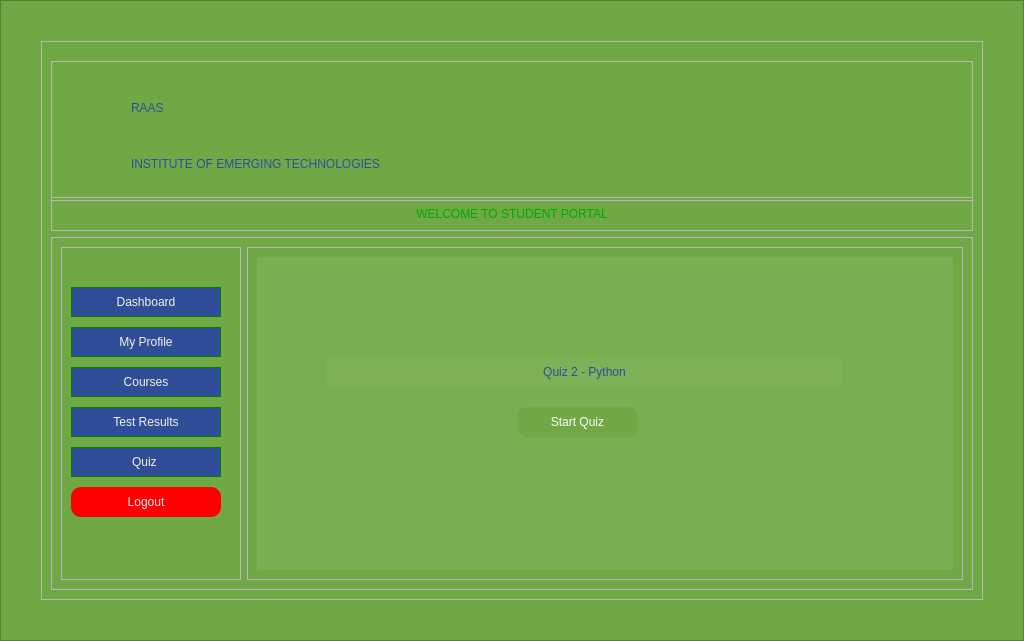
<?xml version="1.0" encoding="UTF-8"?>
<ui version="4.0">
 <class>StudentPortal</class>
 <widget class="QMainWindow" name="StudentPortal">
  <property name="geometry">
   <rect>
    <x>0</x>
    <y>0</y>
    <width>1024</width>
    <height>641</height>
   </rect>
  </property>
  <property name="windowTitle">
   <string>MainWindow</string>
  </property>
  <property name="windowIcon">
   <iconset resource="../Admin/icon.qrc">
    <normaloff>:/icons/icons/backgrounds/hands.png</normaloff>:/icons/icons/backgrounds/hands.png</iconset>
  </property>
  <property name="styleSheet">
   <string notr="true">QFrame#login_form{
background-color: rgb(48, 78, 151);
border-radius:40px;
margin: 60px;
}
QFrame#border_frame
{
background-color:#6fa844 ;
}
QFrame#main_frame{
background-image: url(:/icons/Background2.jpg);

background-position:center;
background-repeat:no-repeat;
}
</string>
  </property>
  <widget class="QWidget" name="centralwidget">
   <layout class="QHBoxLayout" name="horizontalLayout_4">
    <property name="leftMargin">
     <number>0</number>
    </property>
    <property name="topMargin">
     <number>0</number>
    </property>
    <property name="rightMargin">
     <number>0</number>
    </property>
    <property name="bottomMargin">
     <number>0</number>
    </property>
    <item>
     <widget class="QFrame" name="border_frame">
      <property name="sizePolicy">
       <sizepolicy hsizetype="Expanding" vsizetype="Expanding">
        <horstretch>0</horstretch>
        <verstretch>0</verstretch>
       </sizepolicy>
      </property>
      <property name="styleSheet">
       <string notr="true"/>
      </property>
      <property name="frameShape">
       <enum>QFrame::StyledPanel</enum>
      </property>
      <property name="frameShadow">
       <enum>QFrame::Raised</enum>
      </property>
      <layout class="QGridLayout" name="gridLayout_6">
       <property name="leftMargin">
        <number>40</number>
       </property>
       <property name="topMargin">
        <number>40</number>
       </property>
       <property name="rightMargin">
        <number>40</number>
       </property>
       <property name="bottomMargin">
        <number>40</number>
       </property>
       <item row="0" column="0">
        <widget class="QFrame" name="main_frame">
         <property name="sizePolicy">
          <sizepolicy hsizetype="Expanding" vsizetype="Expanding">
           <horstretch>0</horstretch>
           <verstretch>0</verstretch>
          </sizepolicy>
         </property>
         <property name="maximumSize">
          <size>
           <width>16777215</width>
           <height>16777215</height>
          </size>
         </property>
         <property name="styleSheet">
          <string notr="true"/>
         </property>
         <property name="frameShape">
          <enum>QFrame::StyledPanel</enum>
         </property>
         <property name="frameShadow">
          <enum>QFrame::Raised</enum>
         </property>
         <layout class="QVBoxLayout" name="verticalLayout_3">
          <item>
           <widget class="QFrame" name="header_frame">
            <property name="sizePolicy">
             <sizepolicy hsizetype="Preferred" vsizetype="Fixed">
              <horstretch>0</horstretch>
              <verstretch>0</verstretch>
             </sizepolicy>
            </property>
            <property name="minimumSize">
             <size>
              <width>0</width>
              <height>140</height>
             </size>
            </property>
            <property name="maximumSize">
             <size>
              <width>16777215</width>
              <height>120</height>
             </size>
            </property>
            <property name="styleSheet">
             <string notr="true"/>
            </property>
            <property name="frameShape">
             <enum>QFrame::StyledPanel</enum>
            </property>
            <property name="frameShadow">
             <enum>QFrame::Raised</enum>
            </property>
            <layout class="QHBoxLayout" name="horizontalLayout_3">
             <item>
              <layout class="QGridLayout" name="gridLayout_3">
               <property name="spacing">
                <number>0</number>
               </property>
               <item row="0" column="0" rowspan="2">
                <widget class="QLabel" name="hunar_logo">
                 <property name="minimumSize">
                  <size>
                   <width>70</width>
                   <height>100</height>
                  </size>
                 </property>
                 <property name="maximumSize">
                  <size>
                   <width>70</width>
                   <height>100</height>
                  </size>
                 </property>
                 <property name="styleSheet">
                  <string notr="true">
background-image: url(:/icons/icons/backgrounds/Asset 7-100.jpg);
background-repeat: no-repeat; 
 background-position: right;
margin:5px;
</string>
                 </property>
                 <property name="text">
                  <string/>
                 </property>
                 <property name="alignment">
                  <set>Qt::AlignBottom|Qt::AlignRight|Qt::AlignTrailing</set>
                 </property>
                </widget>
               </item>
               <item row="0" column="1">
                <widget class="QLabel" name="RAAS_label">
                 <property name="sizePolicy">
                  <sizepolicy hsizetype="Expanding" vsizetype="Fixed">
                   <horstretch>0</horstretch>
                   <verstretch>0</verstretch>
                  </sizepolicy>
                 </property>
                 <property name="minimumSize">
                  <size>
                   <width>120</width>
                   <height>0</height>
                  </size>
                 </property>
                 <property name="styleSheet">
                  <string notr="true">color: rgb(48, 78, 151);
font: 63 32pt &quot;Bahnschrift SemiBold&quot;;</string>
                 </property>
                 <property name="text">
                  <string>RAAS</string>
                 </property>
                </widget>
               </item>
               <item row="1" column="1">
                <widget class="QLabel" name="ET_label">
                 <property name="sizePolicy">
                  <sizepolicy hsizetype="Expanding" vsizetype="Fixed">
                   <horstretch>0</horstretch>
                   <verstretch>0</verstretch>
                  </sizepolicy>
                 </property>
                 <property name="minimumSize">
                  <size>
                   <width>541</width>
                   <height>0</height>
                  </size>
                 </property>
                 <property name="styleSheet">
                  <string notr="true">color: rgb(48, 78, 151);
font: 25 22pt &quot;Bahnschrift Light&quot;;</string>
                 </property>
                 <property name="text">
                  <string>INSTITUTE OF EMERGING TECHNOLOGIES</string>
                 </property>
                 <property name="wordWrap">
                  <bool>true</bool>
                 </property>
                </widget>
               </item>
              </layout>
             </item>
            </layout>
           </widget>
          </item>
          <item>
           <widget class="QFrame" name="student_portal_label_frame">
            <property name="sizePolicy">
             <sizepolicy hsizetype="Expanding" vsizetype="Fixed">
              <horstretch>0</horstretch>
              <verstretch>0</verstretch>
             </sizepolicy>
            </property>
            <property name="maximumSize">
             <size>
              <width>16777215</width>
              <height>45</height>
             </size>
            </property>
            <property name="frameShape">
             <enum>QFrame::StyledPanel</enum>
            </property>
            <property name="frameShadow">
             <enum>QFrame::Raised</enum>
            </property>
            <layout class="QGridLayout" name="gridLayout_2">
             <item row="0" column="0">
              <widget class="QLabel" name="welcome_label">
               <property name="sizePolicy">
                <sizepolicy hsizetype="Expanding" vsizetype="Fixed">
                 <horstretch>0</horstretch>
                 <verstretch>0</verstretch>
                </sizepolicy>
               </property>
               <property name="minimumSize">
                <size>
                 <width>900</width>
                 <height>0</height>
                </size>
               </property>
               <property name="styleSheet">
                <string notr="true">color: rgb(48, 78, 151);
font:20pt &quot;Bahnschrift Light&quot;;
color: qlineargradient(spread:pad, x1:0, y1:0, x2:0, y2:1, stop:0.0340909 rgba(0, 0, 255, 255), stop:0.204545 rgba(255, 255, 255, 255), stop:0.318182 rgba(0, 170, 0, 255), stop:0.522727 rgba(255, 255, 255, 255), stop:0.727273 rgba(0, 0, 255, 255), stop:0.926136 rgba(0, 170, 0, 255));
</string>
               </property>
               <property name="text">
                <string>WELCOME TO STUDENT PORTAL</string>
               </property>
               <property name="alignment">
                <set>Qt::AlignCenter</set>
               </property>
               <property name="wordWrap">
                <bool>true</bool>
               </property>
              </widget>
             </item>
            </layout>
           </widget>
          </item>
          <item>
           <widget class="QFrame" name="main_body">
            <property name="sizePolicy">
             <sizepolicy hsizetype="Expanding" vsizetype="Expanding">
              <horstretch>0</horstretch>
              <verstretch>0</verstretch>
             </sizepolicy>
            </property>
            <property name="minimumSize">
             <size>
              <width>0</width>
              <height>0</height>
             </size>
            </property>
            <property name="frameShape">
             <enum>QFrame::StyledPanel</enum>
            </property>
            <property name="frameShadow">
             <enum>QFrame::Raised</enum>
            </property>
            <layout class="QHBoxLayout" name="horizontalLayout">
             <item>
              <widget class="QFrame" name="side_menu_frame">
               <property name="sizePolicy">
                <sizepolicy hsizetype="Fixed" vsizetype="Expanding">
                 <horstretch>0</horstretch>
                 <verstretch>0</verstretch>
                </sizepolicy>
               </property>
               <property name="minimumSize">
                <size>
                 <width>180</width>
                 <height>0</height>
                </size>
               </property>
               <property name="maximumSize">
                <size>
                 <width>180</width>
                 <height>16777215</height>
                </size>
               </property>
               <property name="frameShape">
                <enum>QFrame::StyledPanel</enum>
               </property>
               <property name="frameShadow">
                <enum>QFrame::Raised</enum>
               </property>
               <widget class="QPushButton" name="dashboard_btn">
                <property name="geometry">
                 <rect>
                  <x>10</x>
                  <y>40</y>
                  <width>150</width>
                  <height>30</height>
                 </rect>
                </property>
                <property name="minimumSize">
                 <size>
                  <width>0</width>
                  <height>30</height>
                 </size>
                </property>
                <property name="maximumSize">
                 <size>
                  <width>150</width>
                  <height>100</height>
                 </size>
                </property>
                <property name="styleSheet">
                 <string notr="true">background-image: url(:/icons/icons/white/home.svg);
background-repeat:no-repeat;
background-position:left;


font: 12pt &quot;Bahnschrift SemiBold&quot;;
border: 1px solid green;
background-color:  rgb(48, 78, 151);
color: rgb(241, 241, 241);
</string>
                </property>
                <property name="text">
                 <string>Dashboard</string>
                </property>
               </widget>
               <widget class="QPushButton" name="my_profile_btn">
                <property name="geometry">
                 <rect>
                  <x>10</x>
                  <y>80</y>
                  <width>150</width>
                  <height>30</height>
                 </rect>
                </property>
                <property name="minimumSize">
                 <size>
                  <width>0</width>
                  <height>30</height>
                 </size>
                </property>
                <property name="maximumSize">
                 <size>
                  <width>150</width>
                  <height>100</height>
                 </size>
                </property>
                <property name="styleSheet">
                 <string notr="true">background-repeat:no-repeat;
background-position:left;
background-image: url(:/icons/icons/white/user.svg);


font: 12pt &quot;Bahnschrift SemiBold&quot;;
border: 1px solid green;
background-color:  rgb(48, 78, 151);
color: rgb(241, 241, 241);
</string>
                </property>
                <property name="text">
                 <string>My Profile</string>
                </property>
               </widget>
               <widget class="QPushButton" name="courses_btn">
                <property name="geometry">
                 <rect>
                  <x>10</x>
                  <y>120</y>
                  <width>150</width>
                  <height>30</height>
                 </rect>
                </property>
                <property name="minimumSize">
                 <size>
                  <width>0</width>
                  <height>30</height>
                 </size>
                </property>
                <property name="maximumSize">
                 <size>
                  <width>150</width>
                  <height>100</height>
                 </size>
                </property>
                <property name="styleSheet">
                 <string notr="true">background-repeat:no-repeat;
background-position:left;
background-image: url(:/icons/icons/white/book.svg);


font: 12pt &quot;Bahnschrift SemiBold&quot;;
border: 1px solid green;
background-color:  rgb(48, 78, 151);
color: rgb(241, 241, 241);
</string>
                </property>
                <property name="text">
                 <string>Courses</string>
                </property>
               </widget>
               <widget class="QPushButton" name="test_results_btn">
                <property name="geometry">
                 <rect>
                  <x>10</x>
                  <y>160</y>
                  <width>150</width>
                  <height>30</height>
                 </rect>
                </property>
                <property name="minimumSize">
                 <size>
                  <width>0</width>
                  <height>30</height>
                 </size>
                </property>
                <property name="maximumSize">
                 <size>
                  <width>150</width>
                  <height>100</height>
                 </size>
                </property>
                <property name="styleSheet">
                 <string notr="true">background-repeat:no-repeat;
background-position:left;
background-image: url(:/icons/icons/white/book-open.svg);


font: 12pt &quot;Bahnschrift SemiBold&quot;;
border: 1px solid green;
background-color:  rgb(48, 78, 151);
color: rgb(241, 241, 241);
</string>
                </property>
                <property name="text">
                 <string>Test Results</string>
                </property>
               </widget>
               <widget class="QPushButton" name="logout_btn">
                <property name="geometry">
                 <rect>
                  <x>10</x>
                  <y>240</y>
                  <width>150</width>
                  <height>30</height>
                 </rect>
                </property>
                <property name="minimumSize">
                 <size>
                  <width>0</width>
                  <height>30</height>
                 </size>
                </property>
                <property name="maximumSize">
                 <size>
                  <width>150</width>
                  <height>100</height>
                 </size>
                </property>
                <property name="styleSheet">
                 <string notr="true">background-repeat:no-repeat;
background-position:left;
background-image: url(:/icons/icons/white/log-out.svg);


font: 12pt &quot;Bahnschrift SemiBold&quot;;

background-color: red;
color: rgb(241, 241, 241);
border-radius:10px;
</string>
                </property>
                <property name="text">
                 <string>Logout</string>
                </property>
               </widget>
               <widget class="QPushButton" name="Quiz_btn">
                <property name="geometry">
                 <rect>
                  <x>10</x>
                  <y>200</y>
                  <width>150</width>
                  <height>30</height>
                 </rect>
                </property>
                <property name="minimumSize">
                 <size>
                  <width>0</width>
                  <height>30</height>
                 </size>
                </property>
                <property name="maximumSize">
                 <size>
                  <width>150</width>
                  <height>100</height>
                 </size>
                </property>
                <property name="styleSheet">
                 <string notr="true">background-repeat:no-repeat;
background-position:left;
background-image: url(:/icons/icons/white/edit.svg);


font: 12pt &quot;Bahnschrift SemiBold&quot;;
border: 1px solid green;
background-color:  rgb(48, 78, 151);
color: rgb(241, 241, 241);
</string>
                </property>
                <property name="text">
                 <string>Quiz </string>
                </property>
               </widget>
              </widget>
             </item>
             <item>
              <widget class="QFrame" name="main_body_frame">
               <property name="sizePolicy">
                <sizepolicy hsizetype="Expanding" vsizetype="Expanding">
                 <horstretch>0</horstretch>
                 <verstretch>0</verstretch>
                </sizepolicy>
               </property>
               <property name="frameShape">
                <enum>QFrame::StyledPanel</enum>
               </property>
               <property name="frameShadow">
                <enum>QFrame::Raised</enum>
               </property>
               <layout class="QGridLayout" name="gridLayout_4">
                <item row="0" column="0">
                 <widget class="QStackedWidget" name="stackedWidget">
                  <property name="sizePolicy">
                   <sizepolicy hsizetype="Expanding" vsizetype="Expanding">
                    <horstretch>0</horstretch>
                    <verstretch>0</verstretch>
                   </sizepolicy>
                  </property>
                  <property name="styleSheet">
                   <string notr="true">background-color: rgba(255, 255, 255, 10);</string>
                  </property>
                  <property name="currentIndex">
                   <number>4</number>
                  </property>
                  <widget class="QWidget" name="dashboard_page">
                   <property name="styleSheet">
                    <string notr="true">background-image: url(:/icons/icons/backgrounds/RAAS_logo-removebg-preview.png);
background-position:center;
background-repeat:no-repeat;</string>
                   </property>
                  </widget>
                  <widget class="QWidget" name="my_profile_page">
                   <widget class="QWidget" name="layoutWidget">
                    <property name="geometry">
                     <rect>
                      <x>0</x>
                      <y>10</y>
                      <width>681</width>
                      <height>281</height>
                     </rect>
                    </property>
                    <layout class="QGridLayout" name="std_info_gridLayout">
                     <item row="0" column="0" colspan="2">
                      <widget class="QLabel" name="personal_info_heading_label">
                       <property name="sizePolicy">
                        <sizepolicy hsizetype="Fixed" vsizetype="Fixed">
                         <horstretch>0</horstretch>
                         <verstretch>0</verstretch>
                        </sizepolicy>
                       </property>
                       <property name="minimumSize">
                        <size>
                         <width>120</width>
                         <height>0</height>
                        </size>
                       </property>
                       <property name="styleSheet">
                        <string notr="true">color: rgb(48, 78, 151);
font: 20pt &quot;Bahnschrift SemiBold&quot;;</string>
                       </property>
                       <property name="text">
                        <string>Personal Information:</string>
                       </property>
                      </widget>
                     </item>
                     <item row="1" column="0">
                      <widget class="QLabel" name="std_no_label">
                       <property name="sizePolicy">
                        <sizepolicy hsizetype="Fixed" vsizetype="Fixed">
                         <horstretch>0</horstretch>
                         <verstretch>0</verstretch>
                        </sizepolicy>
                       </property>
                       <property name="minimumSize">
                        <size>
                         <width>0</width>
                         <height>30</height>
                        </size>
                       </property>
                       <property name="styleSheet">
                        <string notr="true">color: rgb(0, 0, 0);
font: bold 14pt &quot;Bahnschrift SemiBold&quot;;
</string>
                       </property>
                       <property name="text">
                        <string>Student No:</string>
                       </property>
                       <property name="alignment">
                        <set>Qt::AlignCenter</set>
                       </property>
                       <property name="wordWrap">
                        <bool>true</bool>
                       </property>
                      </widget>
                     </item>
                     <item row="1" column="1">
                      <widget class="QLabel" name="disp_std_ID_label">
                       <property name="sizePolicy">
                        <sizepolicy hsizetype="Preferred" vsizetype="Fixed">
                         <horstretch>0</horstretch>
                         <verstretch>0</verstretch>
                        </sizepolicy>
                       </property>
                       <property name="minimumSize">
                        <size>
                         <width>0</width>
                         <height>30</height>
                        </size>
                       </property>
                       <property name="styleSheet">
                        <string notr="true">color: rgb(74, 74, 74);
font: 14pt &quot;Bahnschrift SemiBold&quot;;
</string>
                       </property>
                       <property name="text">
                        <string>DMF101-21-001</string>
                       </property>
                       <property name="alignment">
                        <set>Qt::AlignLeading|Qt::AlignLeft|Qt::AlignVCenter</set>
                       </property>
                       <property name="wordWrap">
                        <bool>true</bool>
                       </property>
                      </widget>
                     </item>
                     <item row="2" column="0">
                      <widget class="QLabel" name="std_name_label">
                       <property name="sizePolicy">
                        <sizepolicy hsizetype="Fixed" vsizetype="Fixed">
                         <horstretch>0</horstretch>
                         <verstretch>0</verstretch>
                        </sizepolicy>
                       </property>
                       <property name="minimumSize">
                        <size>
                         <width>0</width>
                         <height>30</height>
                        </size>
                       </property>
                       <property name="styleSheet">
                        <string notr="true">color: rgb(0, 0, 0);
font: bold 14pt &quot;Bahnschrift SemiBold&quot;;
</string>
                       </property>
                       <property name="text">
                        <string>Student Name:</string>
                       </property>
                       <property name="alignment">
                        <set>Qt::AlignCenter</set>
                       </property>
                       <property name="wordWrap">
                        <bool>true</bool>
                       </property>
                      </widget>
                     </item>
                     <item row="2" column="1">
                      <widget class="QLabel" name="disp_std_name_label">
                       <property name="sizePolicy">
                        <sizepolicy hsizetype="Preferred" vsizetype="Fixed">
                         <horstretch>0</horstretch>
                         <verstretch>0</verstretch>
                        </sizepolicy>
                       </property>
                       <property name="minimumSize">
                        <size>
                         <width>0</width>
                         <height>30</height>
                        </size>
                       </property>
                       <property name="styleSheet">
                        <string notr="true">color: rgb(74, 74, 74);
font: 14pt &quot;Bahnschrift SemiBold&quot;;
</string>
                       </property>
                       <property name="text">
                        <string>Javeria Hassan</string>
                       </property>
                       <property name="alignment">
                        <set>Qt::AlignLeading|Qt::AlignLeft|Qt::AlignVCenter</set>
                       </property>
                       <property name="wordWrap">
                        <bool>true</bool>
                       </property>
                      </widget>
                     </item>
                     <item row="3" column="0">
                      <widget class="QLabel" name="email_label">
                       <property name="sizePolicy">
                        <sizepolicy hsizetype="Fixed" vsizetype="Fixed">
                         <horstretch>0</horstretch>
                         <verstretch>0</verstretch>
                        </sizepolicy>
                       </property>
                       <property name="minimumSize">
                        <size>
                         <width>0</width>
                         <height>30</height>
                        </size>
                       </property>
                       <property name="styleSheet">
                        <string notr="true">color: rgb(0, 0, 0);
font: bold 14pt &quot;Bahnschrift SemiBold&quot;;
</string>
                       </property>
                       <property name="text">
                        <string>Email:</string>
                       </property>
                       <property name="alignment">
                        <set>Qt::AlignCenter</set>
                       </property>
                       <property name="wordWrap">
                        <bool>true</bool>
                       </property>
                      </widget>
                     </item>
                     <item row="3" column="1">
                      <widget class="QLabel" name="disp_std_email_label">
                       <property name="sizePolicy">
                        <sizepolicy hsizetype="Preferred" vsizetype="Fixed">
                         <horstretch>0</horstretch>
                         <verstretch>0</verstretch>
                        </sizepolicy>
                       </property>
                       <property name="minimumSize">
                        <size>
                         <width>0</width>
                         <height>30</height>
                        </size>
                       </property>
                       <property name="styleSheet">
                        <string notr="true">color: rgb(74, 74, 74);
font: 14pt &quot;Bahnschrift SemiBold&quot;;
</string>
                       </property>
                       <property name="text">
                        <string>javeria.hassan77@gmail.com</string>
                       </property>
                       <property name="alignment">
                        <set>Qt::AlignLeading|Qt::AlignLeft|Qt::AlignVCenter</set>
                       </property>
                       <property name="wordWrap">
                        <bool>true</bool>
                       </property>
                      </widget>
                     </item>
                     <item row="4" column="0">
                      <widget class="QLabel" name="contact_label">
                       <property name="sizePolicy">
                        <sizepolicy hsizetype="Fixed" vsizetype="Fixed">
                         <horstretch>0</horstretch>
                         <verstretch>0</verstretch>
                        </sizepolicy>
                       </property>
                       <property name="minimumSize">
                        <size>
                         <width>0</width>
                         <height>30</height>
                        </size>
                       </property>
                       <property name="styleSheet">
                        <string notr="true">color: rgb(0, 0, 0);
font: bold 14pt &quot;Bahnschrift SemiBold&quot;;
</string>
                       </property>
                       <property name="text">
                        <string>Contact:</string>
                       </property>
                       <property name="alignment">
                        <set>Qt::AlignCenter</set>
                       </property>
                       <property name="wordWrap">
                        <bool>true</bool>
                       </property>
                      </widget>
                     </item>
                     <item row="4" column="1">
                      <widget class="QLabel" name="disp_std_contact_label">
                       <property name="sizePolicy">
                        <sizepolicy hsizetype="Preferred" vsizetype="Fixed">
                         <horstretch>0</horstretch>
                         <verstretch>0</verstretch>
                        </sizepolicy>
                       </property>
                       <property name="minimumSize">
                        <size>
                         <width>0</width>
                         <height>30</height>
                        </size>
                       </property>
                       <property name="styleSheet">
                        <string notr="true">color: rgb(74, 74, 74);
font: 14pt &quot;Bahnschrift SemiBold&quot;;
</string>
                       </property>
                       <property name="text">
                        <string>0304-5690876</string>
                       </property>
                       <property name="alignment">
                        <set>Qt::AlignLeading|Qt::AlignLeft|Qt::AlignVCenter</set>
                       </property>
                       <property name="wordWrap">
                        <bool>true</bool>
                       </property>
                      </widget>
                     </item>
                     <item row="5" column="0" colspan="2">
                      <widget class="QPushButton" name="update_profile_btn">
                       <property name="minimumSize">
                        <size>
                         <width>0</width>
                         <height>30</height>
                        </size>
                       </property>
                       <property name="maximumSize">
                        <size>
                         <width>150</width>
                         <height>40</height>
                        </size>
                       </property>
                       <property name="styleSheet">
                        <string notr="true">background-repeat:no-repeat;
background-position:left;
background-image: url(:/icons/icons/white/upload.svg);


font: 12pt &quot;Bahnschrift SemiBold&quot;;

background-color:#6fa844 ;
color: white;
border-radius:10px;
</string>
                       </property>
                       <property name="text">
                        <string>Update</string>
                       </property>
                      </widget>
                     </item>
                    </layout>
                   </widget>
                  </widget>
                  <widget class="QWidget" name="courses_page">
                   <layout class="QHBoxLayout" name="horizontalLayout_2">
                    <item>
                     <layout class="QGridLayout" name="courses_gridlayout">
                      <item row="0" column="0">
                       <widget class="QLabel" name="your_courses_head_label">
                        <property name="sizePolicy">
                         <sizepolicy hsizetype="Expanding" vsizetype="Fixed">
                          <horstretch>0</horstretch>
                          <verstretch>0</verstretch>
                         </sizepolicy>
                        </property>
                        <property name="minimumSize">
                         <size>
                          <width>0</width>
                          <height>30</height>
                         </size>
                        </property>
                        <property name="styleSheet">
                         <string notr="true">color: rgb(48, 78, 151);
font: bold 14pt &quot;Bahnschrift SemiBold&quot;;
</string>
                        </property>
                        <property name="text">
                         <string>Your Courses:</string>
                        </property>
                        <property name="alignment">
                         <set>Qt::AlignLeading|Qt::AlignLeft|Qt::AlignVCenter</set>
                        </property>
                        <property name="wordWrap">
                         <bool>true</bool>
                        </property>
                       </widget>
                      </item>
                      <item row="1" column="0">
                       <widget class="QListView" name="courses_listView">
                        <property name="styleSheet">
                         <string notr="true">font: 14pt &quot;Bahnschrift SemiBold&quot;;</string>
                        </property>
                        <property name="sizeAdjustPolicy">
                         <enum>QAbstractScrollArea::AdjustToContents</enum>
                        </property>
                        <property name="resizeMode">
                         <enum>QListView::Adjust</enum>
                        </property>
                        <property name="uniformItemSizes">
                         <bool>true</bool>
                        </property>
                        <property name="wordWrap">
                         <bool>true</bool>
                        </property>
                       </widget>
                      </item>
                     </layout>
                    </item>
                   </layout>
                  </widget>
                  <widget class="QWidget" name="test_results_page">
                   <layout class="QHBoxLayout" name="horizontalLayout_5">
                    <item>
                     <layout class="QGridLayout" name="test_result_gridLayout">
                      <item row="2" column="0">
                       <widget class="QTableWidget" name="test_results_tableWidget">
                        <property name="styleSheet">
                         <string notr="true">font: 12pt &quot;Bahnschrift SemiBold&quot;;</string>
                        </property>
                        <property name="frameShape">
                         <enum>QFrame::StyledPanel</enum>
                        </property>
                        <property name="frameShadow">
                         <enum>QFrame::Plain</enum>
                        </property>
                        <property name="sizeAdjustPolicy">
                         <enum>QAbstractScrollArea::AdjustToContents</enum>
                        </property>
                        <property name="alternatingRowColors">
                         <bool>true</bool>
                        </property>
                        <property name="sortingEnabled">
                         <bool>true</bool>
                        </property>
                        <attribute name="horizontalHeaderCascadingSectionResizes">
                         <bool>true</bool>
                        </attribute>
                        <attribute name="horizontalHeaderDefaultSectionSize">
                         <number>170</number>
                        </attribute>
                        <attribute name="horizontalHeaderMinimumSectionSize">
                         <number>70</number>
                        </attribute>
                        <attribute name="horizontalHeaderShowSortIndicator" stdset="0">
                         <bool>true</bool>
                        </attribute>
                        <column>
                         <property name="text">
                          <string>Course ID</string>
                         </property>
                        </column>
                        <column>
                         <property name="text">
                          <string>Assessment Name</string>
                         </property>
                        </column>
                        <column>
                         <property name="text">
                          <string>Total Marks</string>
                         </property>
                        </column>
                        <column>
                         <property name="text">
                          <string>Obtained Marks</string>
                         </property>
                        </column>
                       </widget>
                      </item>
                      <item row="1" column="0">
                       <widget class="QComboBox" name="show_std_enroll_courses_comboBox">
                        <property name="styleSheet">
                         <string notr="true">font: 12pt &quot;Bahnschrift SemiBold&quot;;
border: 1px solid green;</string>
                        </property>
                        <property name="sizeAdjustPolicy">
                         <enum>QComboBox::AdjustToContents</enum>
                        </property>
                       </widget>
                      </item>
                      <item row="0" column="0">
                       <widget class="QLabel" name="select_course_heading_label">
                        <property name="sizePolicy">
                         <sizepolicy hsizetype="Preferred" vsizetype="Fixed">
                          <horstretch>0</horstretch>
                          <verstretch>0</verstretch>
                         </sizepolicy>
                        </property>
                        <property name="minimumSize">
                         <size>
                          <width>0</width>
                          <height>30</height>
                         </size>
                        </property>
                        <property name="styleSheet">
                         <string notr="true">color: rgb(48, 78, 151);
font: bold 14pt &quot;Bahnschrift SemiBold&quot;;
</string>
                        </property>
                        <property name="text">
                         <string>Select Course</string>
                        </property>
                        <property name="alignment">
                         <set>Qt::AlignLeading|Qt::AlignLeft|Qt::AlignVCenter</set>
                        </property>
                        <property name="wordWrap">
                         <bool>true</bool>
                        </property>
                       </widget>
                      </item>
                     </layout>
                    </item>
                   </layout>
                  </widget>
                  <widget class="QWidget" name="quiz_page">
                   <widget class="QLabel" name="unattempt_quiz_name_label">
                    <property name="geometry">
                     <rect>
                      <x>70</x>
                      <y>100</y>
                      <width>515</width>
                      <height>30</height>
                     </rect>
                    </property>
                    <property name="sizePolicy">
                     <sizepolicy hsizetype="Preferred" vsizetype="Fixed">
                      <horstretch>0</horstretch>
                      <verstretch>0</verstretch>
                     </sizepolicy>
                    </property>
                    <property name="minimumSize">
                     <size>
                      <width>515</width>
                      <height>30</height>
                     </size>
                    </property>
                    <property name="styleSheet">
                     <string notr="true">color: rgb(48, 78, 151);
font: bold 14pt &quot;Bahnschrift SemiBold&quot;;
</string>
                    </property>
                    <property name="text">
                     <string>Quiz 2 - Python</string>
                    </property>
                    <property name="alignment">
                     <set>Qt::AlignCenter</set>
                    </property>
                    <property name="wordWrap">
                     <bool>true</bool>
                    </property>
                   </widget>
                   <widget class="QPushButton" name="start_course_quiz_btn">
                    <property name="geometry">
                     <rect>
                      <x>260</x>
                      <y>150</y>
                      <width>121</width>
                      <height>30</height>
                     </rect>
                    </property>
                    <property name="minimumSize">
                     <size>
                      <width>0</width>
                      <height>30</height>
                     </size>
                    </property>
                    <property name="maximumSize">
                     <size>
                      <width>150</width>
                      <height>100</height>
                     </size>
                    </property>
                    <property name="styleSheet">
                     <string notr="true">


font: 12pt &quot;Bahnschrift SemiBold&quot;;

background-color: #6fa844;
color: white;
border-radius:10px;
</string>
                    </property>
                    <property name="text">
                     <string>Start Quiz</string>
                    </property>
                   </widget>
                  </widget>
                 </widget>
                </item>
               </layout>
              </widget>
             </item>
            </layout>
           </widget>
          </item>
         </layout>
        </widget>
       </item>
      </layout>
     </widget>
    </item>
   </layout>
  </widget>
 </widget>
 <resources>
  <include location="../Admin/icon.qrc"/>
 </resources>
 <connections/>
</ui>
